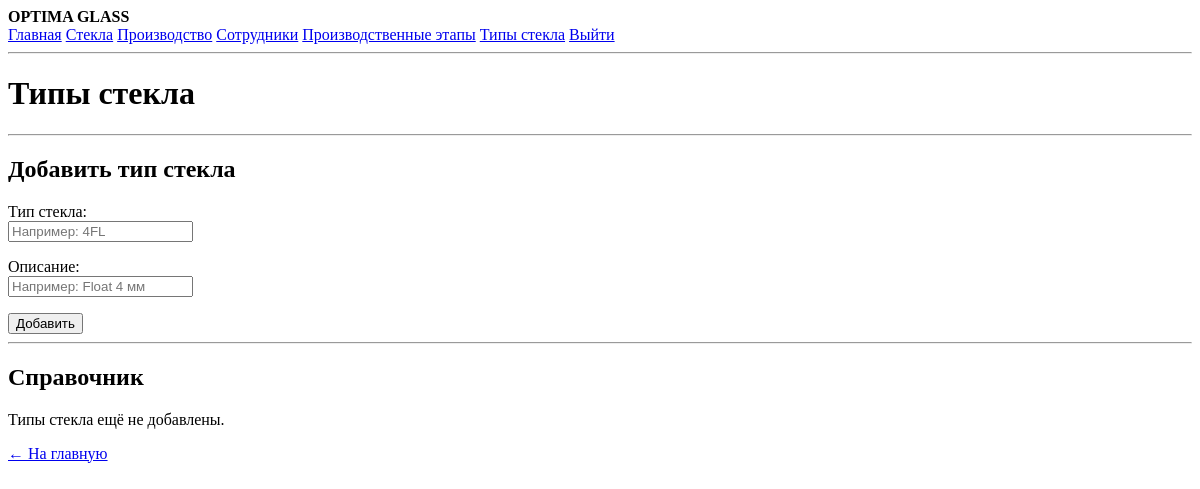
Page /admin/glass_types.php (signed in) on the earlier database version.
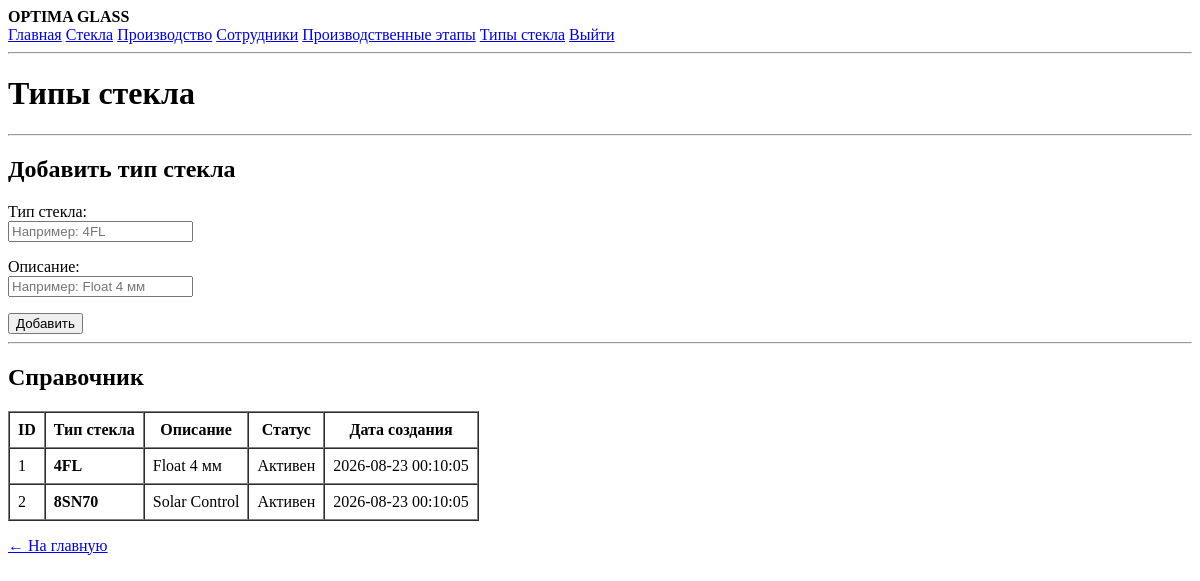
Same page on the later database version.
### tables this page shows
CREATE TABLE glass_types (
    id INTEGER PRIMARY KEY AUTOINCREMENT,
    code TEXT NOT NULL UNIQUE,
    name TEXT,
    active INTEGER NOT NULL DEFAULT 1,
    created_at TEXT NOT NULL DEFAULT CURRENT_TIMESTAMP
);

### public/admin/glass_types.php (the view, shortened to what this page needs)
<?php
require __DIR__ . '/../../src/db.php';
$stmt = $db->query("
    SELECT id, code, name, active, created_at
    FROM glass_types
    ORDER BY code
");
$glassTypes = $stmt->fetchAll();
?>
<!DOCTYPE html>
<html lang="ru">
<head>
</head>
<body>
<?php require __DIR__ . '/../../src/partials/header.php'; ?>
<h1>Типы стекла</h1>
<hr>
<h2>Добавить тип стекла</h2>
<form method="post">
    <p>
        <label>
            Тип стекла:<br>
            <input
                type="text"
                name="code"
                placeholder="Например: 4FL"
                required
            >
        </label>
    </p>
    <p>
        <label>
            Описание:<br>
            <input
                type="text"
                name="name"
                placeholder="Например: Float 4 мм"
            >
        </label>
    </p>
    <button type="submit">
        Добавить
    </button>
</form>
<hr>
<h2>Справочник</h2>
<?php if ($glassTypes): ?>
<table border="1" cellpadding="8" cellspacing="0">
    <thead>
        <tr>
            <th>ID</th>
            <th>Тип стекла</th>
            <th>Описание</th>
            <th>Статус</th>
            <th>Дата создания</th>
        </tr>
    </thead>
    <tbody>
    <?php foreach ($glassTypes as $glassType): ?>
        <tr>
            <td>
                <?= (int) $glassType['id'] ?>
            </td>
            <td>
                <strong>
                    <?= htmlspecialchars($glassType['code'], ENT_QUOTES, 'UTF-8') ?>
                </strong>
            </td>
            <td>
                <?= htmlspecialchars($glassType['name'] ?? '', ENT_QUOTES, 'UTF-8') ?>
            </td>
            <td>
                <?= (int) $glassType['active'] === 1 ? 'Активен' : 'Неактивен' ?>
            </td>
            <td>
                <?= htmlspecialchars($glassType['created_at'], ENT_QUOTES, 'UTF-8') ?>
            </td>
        </tr>
    <?php endforeach; ?>
    </tbody>
</table>
<?php else: ?>
<p>
    Типы стекла ещё не добавлены.
</p>
<?php endif; ?>
<p>
    <a href="/">← На главную</a>
</p>
</body>
</html>

Differences in the rows shown:
added glass_types: id "1", code "4FL", name "Float 4 мм", active "Активен", created_at "2026-08-23 00:10:05"
added glass_types: id "2", code "8SN70", name "Solar Control", active "Активен", created_at "2026-08-23 00:10:05"
Other differences:
text no longer shown: "Типы стекла ещё не добавлены."
text now shown: "ID Тип стекла Описание Статус Дата создания"
